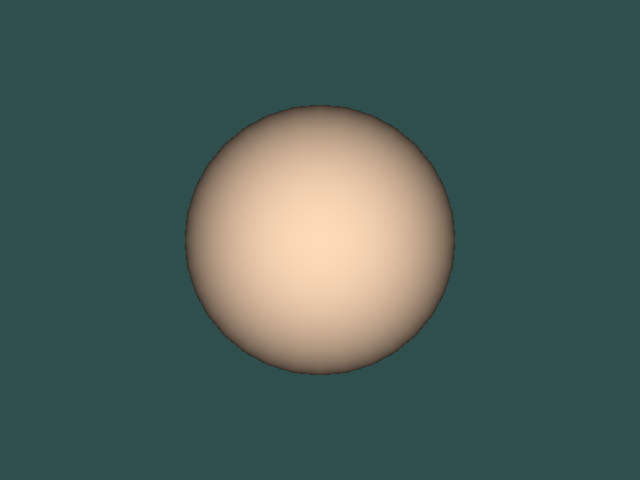

The script that drew this image:
#!/usr/bin/env python

# Read a PLY (Polygon File Format) file using vtkPLYReader and display the
# mesh.  A small PLY file is generated from a sphere if it does not already
# exist, so this example is self-contained.

import os
from pathlib import Path

# Factory overrides: importing these modules registers the OpenGL rendering
# and interaction style implementations for vtkRenderingCore factory classes.
import vtkmodules.vtkInteractionStyle  # noqa: F401
import vtkmodules.vtkRenderingOpenGL2  # noqa: F401

# VTK pipeline classes used in this example
from vtkmodules.vtkFiltersSources import vtkSphereSource
from vtkmodules.vtkIOPLY import vtkPLYReader, vtkPLYWriter
from vtkmodules.vtkRenderingCore import (
    vtkActor,
    vtkPolyDataMapper,
    vtkRenderWindow,
    vtkRenderWindowInteractor,
    vtkRenderer,
)

# Colors (normalized RGB)
peach_puff_rgb = (1.000, 0.855, 0.725)
dark_slate_gray_rgb = (0.184, 0.310, 0.310)

# Data directory: defaults to the folder containing this script
data_dir = Path(os.environ.get("VPE_DATA_DIR", Path(__file__).parent))
ply_path = data_dir / "sphere.ply"

# Generate a PLY file if one does not exist
if not ply_path.exists():
    sphere = vtkSphereSource()
    sphere.SetPhiResolution(32)
    sphere.SetThetaResolution(32)
    writer = vtkPLYWriter()
    writer.SetInputConnection(sphere.GetOutputPort())
    writer.SetFileName(str(ply_path))
    writer.Write()

# Reader: load the PLY file
reader = vtkPLYReader()
reader.SetFileName(str(ply_path))
reader.Update()

# Mapper: map polygon data to graphics primitives
mapper = vtkPolyDataMapper()
mapper.SetInputConnection(reader.GetOutputPort())

# Actor: assign the mapped geometry
actor = vtkActor()
actor.SetMapper(mapper)
actor.GetProperty().SetColor(peach_puff_rgb)

# Renderer: assemble the scene
renderer = vtkRenderer()
renderer.AddActor(actor)
renderer.SetBackground(dark_slate_gray_rgb)

# Window: display the rendered scene
render_window = vtkRenderWindow()
render_window.AddRenderer(renderer)
render_window.SetWindowName("read ply")
render_window.SetMultiSamples(0)
render_window.SetSize(640, 480)

# Interactor: handle mouse and keyboard events
interactor = vtkRenderWindowInteractor()
interactor.SetRenderWindow(render_window)

# Scene: configure the camera
renderer.ResetCamera()

interactor.Initialize()
interactor.Start()
